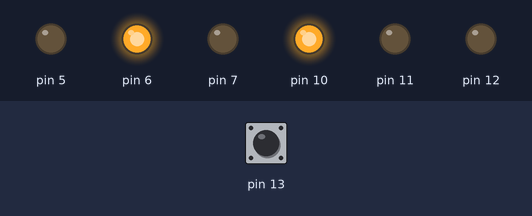
Bench run of a sketch on a simulated Arduino Uno, built with avr-gcc and run on an emulated ATmega328P. Parts: output pins drawn as LEDs (lit = HIGH). Inputs (shaded band) come from the test bench; at power-on: pin 13 HIGH.

Above: at 6.5 s.
At 10.5 s:
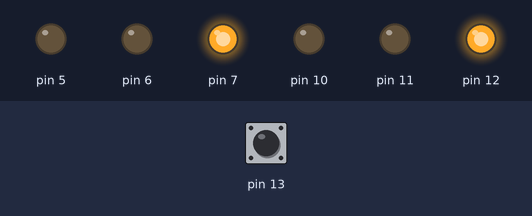
At 14.5 s:
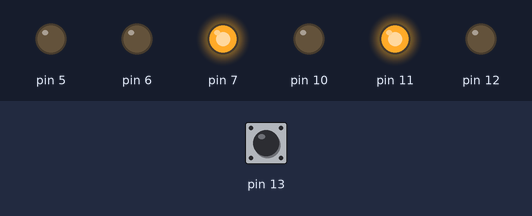
At 18.5 s:
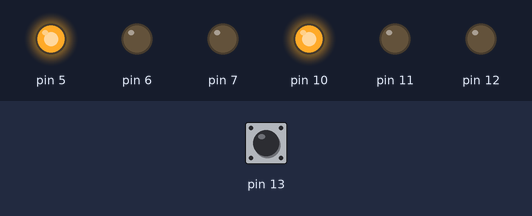
Timing chart, 0 to 25.8 s (numbered marks = the images above):
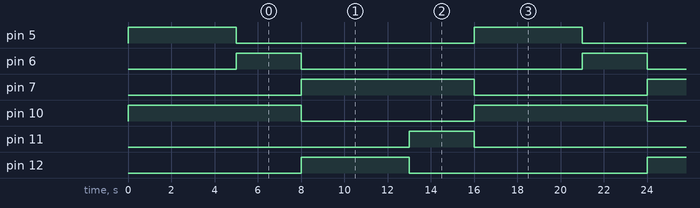

Measured:
- by itself, pin 5, pin 12: alternates HIGH for 5.0 s and LOW for 11.0 s
- by itself, pin 6, pin 11: alternates HIGH for 3.0 s and LOW for 13.0 s
- by itself, pin 7, pin 10: alternates HIGH for 8.0 s and LOW for 8.0 s

The sketch:

SEM_FORO_E_BOT_O.ino
```cpp
// C++ code
//
void setup()
{
  pinMode(10, OUTPUT);
  pinMode(5, OUTPUT);
  pinMode(6, OUTPUT);
  pinMode(7, OUTPUT);
  pinMode(12, OUTPUT);
  pinMode(11, OUTPUT);
  pinMode(13, INPUT_PULLUP);

  vermelho1();
  delay(5000); // Wait for 5000 millisecond(s)
}

void loop()
{
  if(digitalRead(13) == 0){
   	vermelho1();
  } else {
  	amarelo2();
  	delay(3000); // Wait for 3000 millisecond(s)
  	verde1();
  	delay(5000); // Wait for 1000 millisecond(s)
  	amarelo1();
  	delay(3000); // Wait for 5000 millisecond(s)
  	vermelho1();
  	delay(5000);
  }
}

void vermelho1(){
 digitalWrite(10, HIGH);
 digitalWrite(11, LOW);
 digitalWrite(12, LOW);
 digitalWrite(7, LOW);
 digitalWrite(6, LOW);
 digitalWrite(5, HIGH);
}

void amarelo1(){
 digitalWrite(10, LOW);
 digitalWrite(11, HIGH);
 digitalWrite(12, LOW);
 digitalWrite(7, HIGH);
 digitalWrite(6, LOW);
 digitalWrite(5, LOW);
}

void verde1(){
 digitalWrite(10, LOW);
 digitalWrite(11, LOW);
 digitalWrite(12, HIGH);
 digitalWrite(7, HIGH);
 digitalWrite(6, LOW);
 digitalWrite(5, LOW);
}

void amarelo2(){
 digitalWrite(10, HIGH);
 digitalWrite(11, LOW);
 digitalWrite(12, LOW);
 digitalWrite(7, LOW);
 digitalWrite(6, HIGH);
 digitalWrite(5, LOW);
}
```
